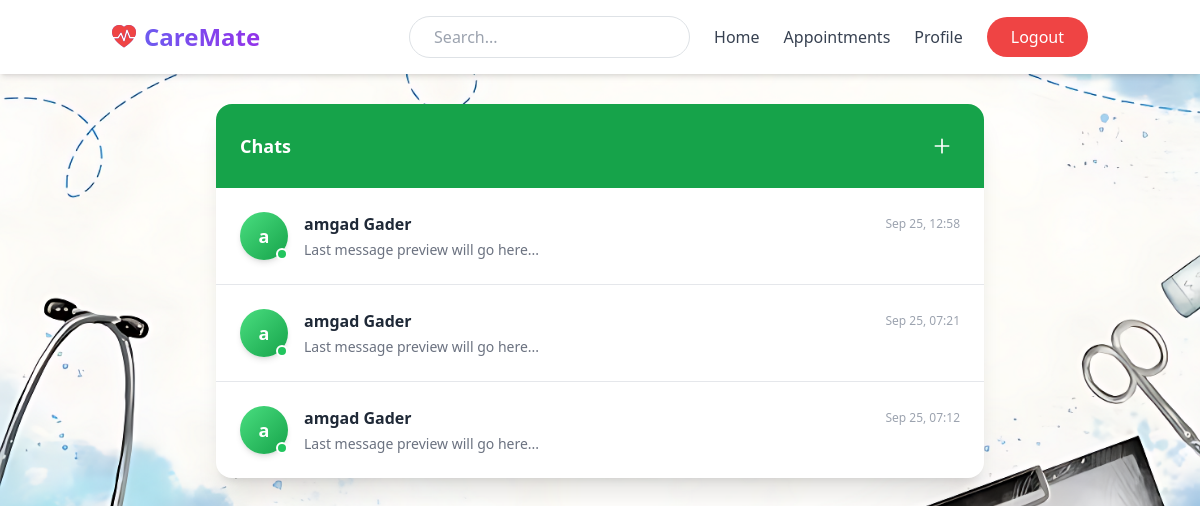
Screenshot of /chat/doctor-conversation/ (signed in) with the database file from the repository.
### chat/models.py (models this page shows, shortened)
class Conversation(models.Model):
    doctor = models.ForeignKey(
        settings.AUTH_USER_MODEL,
        on_delete=models.CASCADE,
        related_name='doctor_conversations'
    )
    patient = models.ForeignKey(
        settings.AUTH_USER_MODEL,
        on_delete=models.CASCADE,
        related_name='patient_conversations'
    )
    created_at = models.DateTimeField(auto_now_add=True)
    class Meta:
        unique_together = ('doctor', 'patient')

### user_account/models.py (models this page shows, shortened)
class User(AbstractUser):
     ROLE_CHOICES = [
        ('doctor', 'Doctor'),
        ('patient', 'Patient'),
    ]
     role = models.CharField(max_length=10, choices=ROLE_CHOICES)

### chat/views.py (the view)
# urls.py: path('doctor-conversation/',views.ConversationListDoctor.as_view(),name='doctor_conversations')
class ConversationListDoctor(ListView):
    model = Conversation
    template_name = 'chat/doctor_conversation.html'
    context_object_name = "conversations"
    def get_queryset(self):
        if self.request.user.role == "doctor":
            return Conversation.objects.filter(doctor=self.request.user).select_related('doctor', 'patient').order_by('-created_at')
        return Conversation.objects.filter(patient=self.request.user).select_related('doctor', 'patient').order_by('-created_at')

### template/chat/doctor_conversation.html
{% extends 'base.html' %}
{% block content %}
<div class="max-w-3xl mx-auto mt-20 bg-white rounded-2xl shadow-xl overflow-hidden">
    <div class="bg-green-600 text-white px-6 py-4 flex items-center justify-between">
        <h2 class="text-lg font-semibold">Chats</h2>
        <button class="p-2 rounded-full hover:bg-green-700 transition">
            <svg xmlns="http://www.w3.org/2000/svg"
                 class="h-5 w-5" fill="none" viewBox="0 0 24 24" stroke="currentColor">
                 <path stroke-linecap="round" stroke-linejoin="round" stroke-width="2"
                       d="M12 4v16m8-8H4"/>
            </svg>
        </button>
    </div>
    <div class="divide-y divide-gray-200">
        {% for conv in conversations %}
        <a href="{% url 'chat:room' conv.id %}"
           class="flex items-center px-6 py-4 hover:bg-gray-50 transition">
            <div class="relative">
                <div class="w-12 h-12 rounded-full bg-gradient-to-br from-green-400 to-green-600 text-white flex items-center justify-center text-lg font-bold shadow-md">
                    {{ conv.patient.first_name|slice:":1" }}
                </div>
                <span class="absolute bottom-0 right-0 block w-3 h-3 bg-green-500 border-2 border-white rounded-full"></span>
            </div>
            <div class="ml-4 flex-1 min-w-0">
                <div class="flex items-center justify-between">
                    <p class="font-semibold text-gray-800 truncate">
                        {{ conv.patient.first_name }} {{ conv.patient.last_name }}
                    </p>
                    <span class="text-xs text-gray-400 whitespace-nowrap">
                        {{ conv.created_at|date:"M d, H:i" }}
                    </span>
                </div>
                <p class="text-sm text-gray-500 truncate mt-1">
                    Last message preview will go here...
                </p>
            </div>
        </a>
        {% empty %}
        <div class="text-center text-gray-500 py-10">
            <p class="text-lg">No conversations yet</p>
            <p class="text-sm">Start chatting with your patients!</p>
        </div>
        {% endfor %}
    </div>
</div>
{% endblock %}

### rows the page displays
Conversation: patient.first_name "a", patient.first_name "amgad", patient.last_name "Gader", created_at "Sep 25, 12:58"
Conversation: patient.first_name "a", patient.first_name "amgad", patient.last_name "Gader", created_at "Sep 25, 07:21"
Conversation: patient.first_name "a", patient.first_name "amgad", patient.last_name "Gader", created_at "Sep 25, 07:12"
